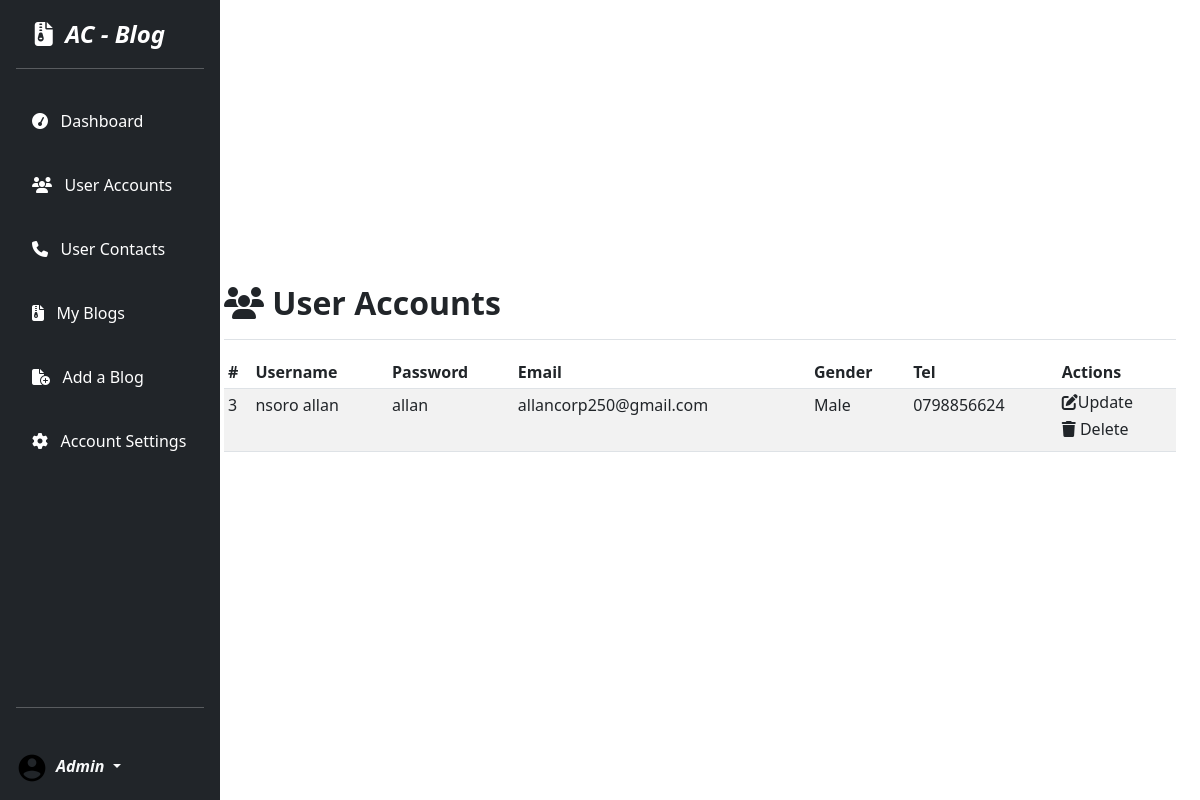
The app's page /admin/user_accounts.php (signed in) with its own data.
### tables this page shows
CREATE TABLE `users` (
  `user_id` int(11) NOT NULL,
  `username` varchar(30) NOT NULL,
  `password` varchar(30) NOT NULL,
  `email` varchar(30) NOT NULL,
  `gender` varchar(30) NOT NULL,
  `tel` varchar(30) NOT NULL
);

### admin/user_accounts.php (the view, shortened to what this page needs)
<?php
include("connection.php");
?>
<!DOCTYPE html>
<html lang="en">
<head>
    <link href="https://cdn.jsdelivr.net/npm/bootstrap@5.3.0-alpha3/dist/css/bootstrap.min.css" rel="stylesheet">
    <link rel="stylesheet" href="css/style.css">
    <link rel="stylesheet" href="https://cdnjs.cloudflare.com/ajax/libs/font-awesome/6.4.0/css/all.min.css" />
</head>
<body>
<?php
include("admin_sidebar.php");
?>
<div class="container-fluid" style="margin-top: -44.3%; margin-bottom: 3%;">
  <div class="row">
    <main class="col-md-9 ms-sm-auto col-lg-10 px-md-4">
      <div class="d-flex justify-content-between flex-wrap flex-md-nowrap align-items-center pt-3 pb-2 mb-3 border-bottom">
        <h1 class="h2"><i class="fa-solid fa-users"></i> <b>User Accounts</b></h1>
      </div>
      <div class="table-responsive">
        <table class="table table-striped table-sm">
          <thead>
            <tr>
              <th scope="col">#</th>
              <th scope="col">Username</th>
              <th scope="col">Password</th>
              <th scope="col">Email</th>
              <th scope="col">Gender</th>
              <th scope="col">Tel</th>
              <th scope="col">Actions</th>
            </tr>
          </thead>
          <tbody>
          <?php
           $query = mysqli_query($con,"select * from users");
            while($row = mysqli_fetch_array($query))
            {
          ?>
          <tr>
          <td><?php echo $row['user_id']; ?></td>
          <td><?php echo $row['username']; ?></td>
          <td><?php echo $row['password']; ?></td>
          <td><?php echo $row['email']; ?></td>
          <td><?php echo $row['gender']; ?></td>
          <td><?php echo $row['tel']; ?></td>
<td>
<h1 style="font-size: 1rem;"><a href="edit_users.php?user_id=<?php echo $row['user_id']?>" class="link-dark" style="text-decoration:none;  color:black;"><i class="fa-solid fa-pen-to-square" title="Edit"></i>Update</a></h1>
<h1 style="font-size: 1rem;"><a href="delete_users.php?user_id=<?php echo $row['user_id']?>" class="link-dark" style="text-decoration:none;  color:black;"><i class="fa-solid fa-trash" title="Delete"></i> Delete</a></h1>
</td>
                                       </tr>
                                         <?php }
                                         ?>
          </tbody>
        </table>
      </div>
    </main>
  </div>
</div>
</body>
</html>

### records on screen
users: user_id "3", username "nsoro allan", password "allan", email "allancorp250@gmail.com", gender "Male", tel "0798856624"

### other values on screen
$_SESSION['admin_username'] "Admin"
